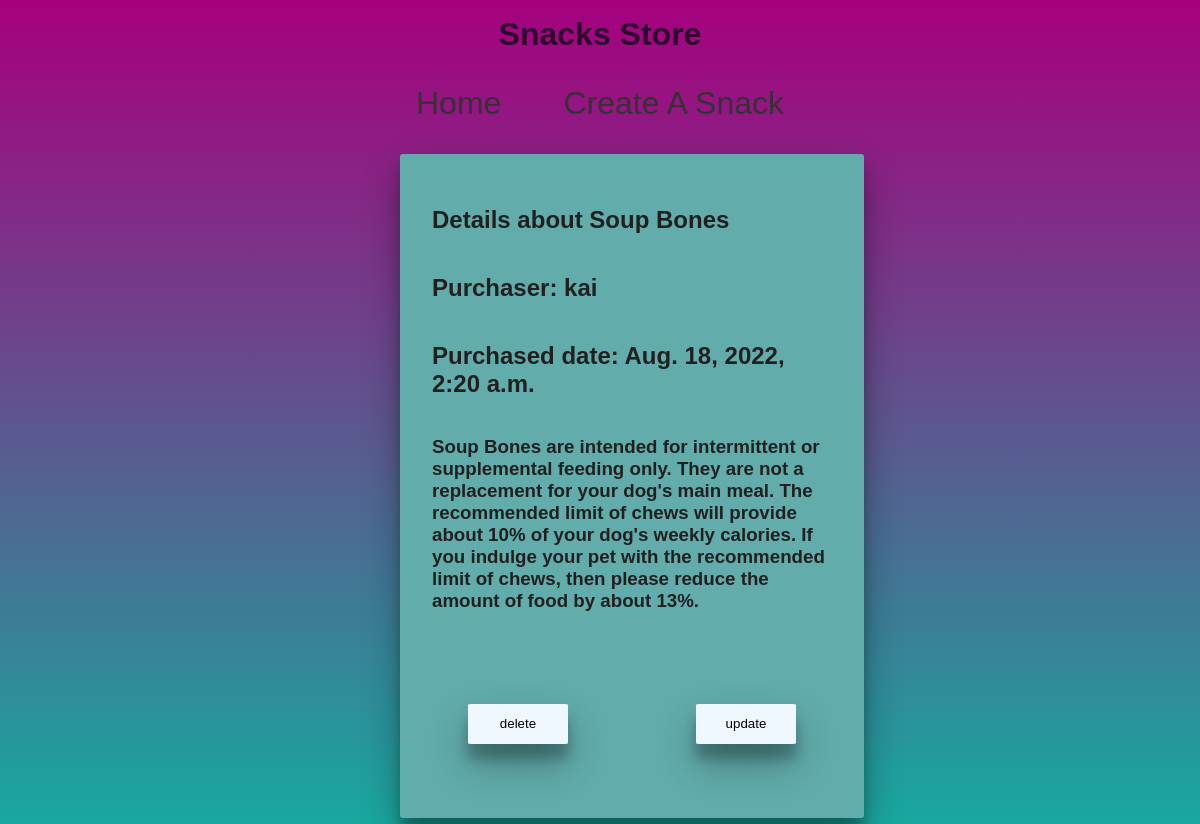
The app's page /5/ with its own data.
### snacks/models.py (models this page shows, shortened)
class Snack(models.Model):
    title = models.CharField(max_length=64)
    description = models.TextField(default="")
    purchaser = models.ForeignKey(get_user_model(), on_delete=models.CASCADE)
    created = models.DateTimeField(auto_now_add=True, blank=True)

### snacks/views.py (the view)
# urls.py: path('<int:pk>/', SnackDetailView.as_view(), name='detail_snack'),
class SnackDetailView(DetailView):
    template_name = 'snack-detail.html'
    model = Snack

### templates/snack-detail.html
{% extends 'base.html' %}
{% block content %}
<main class="detail">
    <h2>Details about {{ snack.title }}</h2>
    <h2>Purchaser: {{ snack.purchaser }}</h2>
    <h2>Purchased date: {{ snack.created }}</h2>
    <h3>{{ snack.description }}</h3>
    <div class="buttons">
        <a href="{% url 'delete_snack' snack.pk %}"><button>delete</button></a>
        <a href="{% url 'update_snack' snack.pk %}"><button>update</button></a>
    </div>
</main>
{% endblock content %}

### static/style.css (style rules this page uses)
body { background: rgb(166, 0, 126); background: linear-gradient(180deg, rgba(166, 0, 126, 1) 0%, rgba(24, 168, 159, 1) 100%); color: rgb(33, 32, 32); font-family: Optima, sans-serif; }
main { height: 100vh; }
a { text-decoration: none; font-size: 2rem; color: rgb(52, 50, 50); margin: 1rem; }
div { margin: auto; width: 400px; }
.detail { background-color: rgb(98, 172, 172); height: 600px; width: 400px; display: flex; flex-direction: column; padding: 2rem; border-radius: 3px; box-shadow: 0 19px 38px rgba(0, 0, 0, 0.30), 0 15px 12px rgba(0, 0, 0, 0.22); }
.buttons { width: 90%; height: 50px; display: flex; justify-content: space-between; }
button { padding: none; margin: none; width: 100px; height: 40px; border: none; background-color: aliceblue; box-shadow: 0 19px 38px rgba(0, 0, 0, 0.30), 0 15px 12px rgba(0, 0, 0, 0.22); border-radius: 3%; transition-duration: 350ms; }

### records on screen
Snack: title "Soup Bones", purchaser "kai", created "Aug. 18, 2022, 2:20 a.m.", description "Soup Bones are intended for intermittent or supplemental feeding only. They are not a replacement for your dog's main meal. The recommended limit of chews will provide about 10% of your dog's weekly calories. If you indulge your pet with the recommended limit of chews, then please reduce the amount of food by about 13%."
